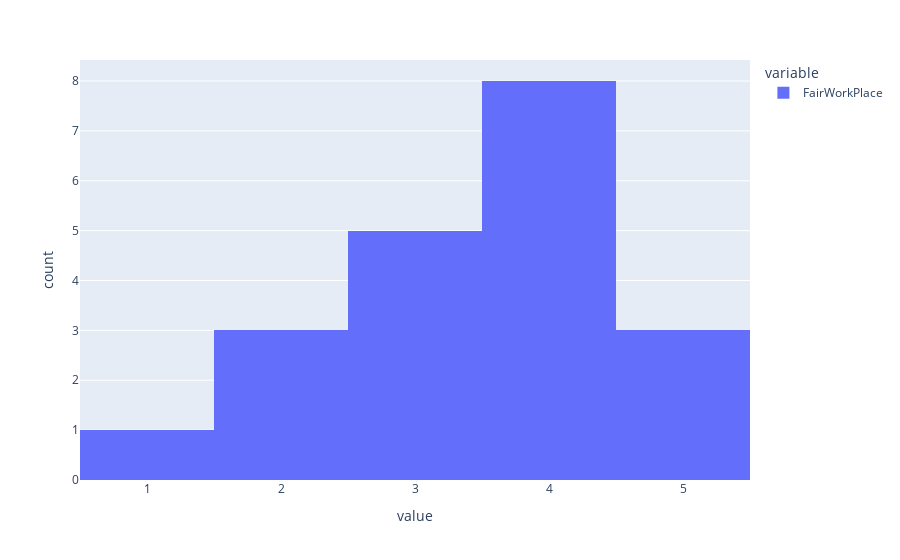

Notebook code for this chart:
### Markdown cell above
The result is 'Mostly fair' even though half of the people said 'Very unfair' and the other half 'Very fair'. Do you think that this is a *fair* interpretation?

However, this type of bipolar distribution is unusual. Let's check the shape of our actual data...

### Code cell
fig = px.histogram(df["FairWorkPlace"])
fig.show()

### Figure 1 — Plotly figure (JSON) as saved in the notebook; plotly's stock layout.template omitted (floating-point values rounded to 4 significant figures)
{"data": [{"alignmentgroup": "True", "bingroup": "x", "hovertemplate": "variable=FairWorkPlace<br>value=%{x}<br>count=%{y}<extra></extra>", "legendgroup": "FairWorkPlace", "marker": {"color": "#636efa", "pattern": {"shape": ""}}, "name": "FairWorkPlace", "offsetgroup": "FairWorkPlace", "orientation": "v", "showlegend": true, "type": "histogram", "x": [3, 2, 2, 1, 2, 3, 3, 4, 4, 4, 4, 3, 4, 3, 4, 4, 5, 4, 5, 5], "xaxis": "x", "yaxis": "y"}], "layout": {"autosize": true, "barmode": "relative", "legend": {"title": {"text": "variable"}, "tracegroupgap": 0}, "margin": {"t": 60}, "xaxis": {"anchor": "y", "autorange": true, "domain": [0, 1], "range": [0.5, 5.5], "title": {"text": "value"}, "type": "linear"}, "yaxis": {"anchor": "x", "autorange": true, "domain": [0, 1], "range": [0, 8.421], "title": {"text": "count"}}}}
